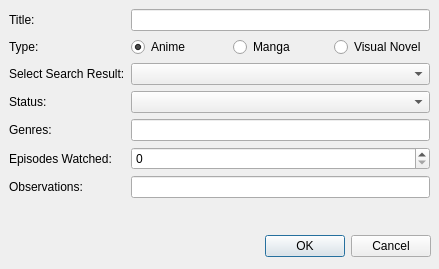
<?xml version="1.0" encoding="UTF-8"?>
<ui version="4.0">
 <class>Dialog</class>
 <widget class="QDialog" name="Dialog">
  <property name="geometry">
   <rect>
    <x>0</x>
    <y>0</y>
    <width>439</width>
    <height>269</height>
   </rect>
  </property>
  <property name="windowTitle">
   <string>Add Entry</string>
  </property>
  <property name="modal">
   <bool>true</bool>
  </property>
  <widget class="QDialogButtonBox" name="buttonBox">
   <property name="geometry">
    <rect>
     <x>90</x>
     <y>230</y>
     <width>341</width>
     <height>32</height>
    </rect>
   </property>
   <property name="orientation">
    <enum>Qt::Horizontal</enum>
   </property>
   <property name="standardButtons">
    <set>QDialogButtonBox::Cancel|QDialogButtonBox::Ok</set>
   </property>
  </widget>
  <widget class="QWidget" name="formLayoutWidget">
   <property name="geometry">
    <rect>
     <x>9</x>
     <y>9</y>
     <width>421</width>
     <height>214</height>
    </rect>
   </property>
   <layout class="QFormLayout" name="formLayout">
    <property name="fieldGrowthPolicy">
     <enum>QFormLayout::AllNonFixedFieldsGrow</enum>
    </property>
    <item row="0" column="0">
     <widget class="QLabel" name="label">
      <property name="text">
       <string>Title:</string>
      </property>
     </widget>
    </item>
    <item row="0" column="1">
     <widget class="QLineEdit" name="titleLine"/>
    </item>
    <item row="1" column="0">
     <widget class="QLabel" name="label_2">
      <property name="text">
       <string>Type:</string>
      </property>
     </widget>
    </item>
    <item row="1" column="1">
     <layout class="QHBoxLayout" name="horizontalLayout">
      <item>
       <widget class="QRadioButton" name="animeButton">
        <property name="text">
         <string>Anime</string>
        </property>
        <property name="checked">
         <bool>true</bool>
        </property>
       </widget>
      </item>
      <item>
       <widget class="QRadioButton" name="mangaButton">
        <property name="text">
         <string>Manga</string>
        </property>
        <property name="checked">
         <bool>false</bool>
        </property>
       </widget>
      </item>
      <item>
       <widget class="QRadioButton" name="vnButton">
        <property name="text">
         <string>Visual Novel</string>
        </property>
       </widget>
      </item>
     </layout>
    </item>
    <item row="2" column="0">
     <widget class="QLabel" name="label_3">
      <property name="text">
       <string>Select Search Result:</string>
      </property>
     </widget>
    </item>
    <item row="2" column="1">
     <widget class="QComboBox" name="resultSelect"/>
    </item>
    <item row="3" column="0">
     <widget class="QLabel" name="label_4">
      <property name="text">
       <string>Status:</string>
      </property>
     </widget>
    </item>
    <item row="3" column="1">
     <widget class="QComboBox" name="statusSelect"/>
    </item>
    <item row="5" column="0">
     <widget class="QLabel" name="label_5">
      <property name="text">
       <string>Episodes Watched:</string>
      </property>
     </widget>
    </item>
    <item row="5" column="1">
     <widget class="QSpinBox" name="episodesBox">
      <property name="maximum">
       <number>9999</number>
      </property>
     </widget>
    </item>
    <item row="6" column="0">
     <widget class="QLabel" name="label_6">
      <property name="text">
       <string>Observations:</string>
      </property>
     </widget>
    </item>
    <item row="6" column="1">
     <widget class="QLineEdit" name="obsLine"/>
    </item>
    <item row="4" column="1">
     <widget class="QLineEdit" name="genreLine"/>
    </item>
    <item row="4" column="0">
     <widget class="QLabel" name="label_7">
      <property name="text">
       <string>Genres:</string>
      </property>
     </widget>
    </item>
   </layout>
  </widget>
 </widget>
 <resources/>
 <connections>
  <connection>
   <sender>buttonBox</sender>
   <signal>accepted()</signal>
   <receiver>Dialog</receiver>
   <slot>accept()</slot>
   <hints>
    <hint type="sourcelabel">
     <x>248</x>
     <y>254</y>
    </hint>
    <hint type="destinationlabel">
     <x>157</x>
     <y>274</y>
    </hint>
   </hints>
  </connection>
  <connection>
   <sender>buttonBox</sender>
   <signal>rejected()</signal>
   <receiver>Dialog</receiver>
   <slot>reject()</slot>
   <hints>
    <hint type="sourcelabel">
     <x>316</x>
     <y>260</y>
    </hint>
    <hint type="destinationlabel">
     <x>286</x>
     <y>274</y>
    </hint>
   </hints>
  </connection>
 </connections>
</ui>
